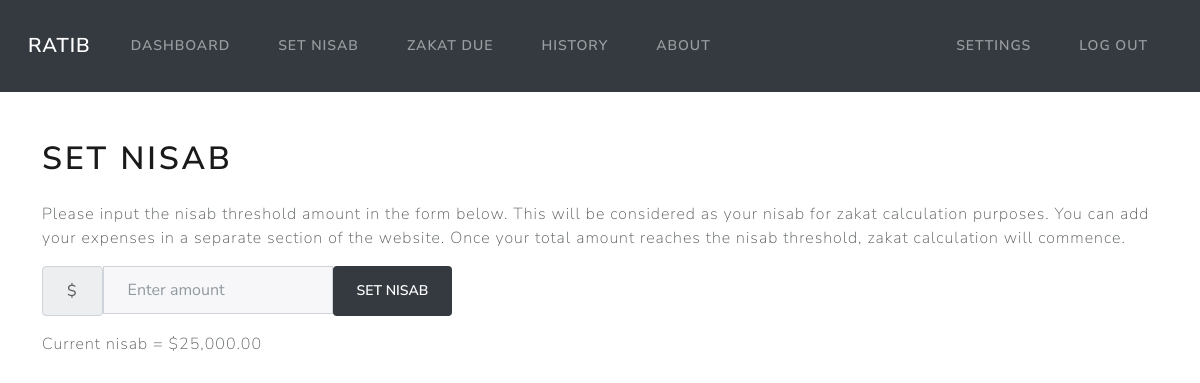
The page /nisab (signed in) on the database as committed earlier.
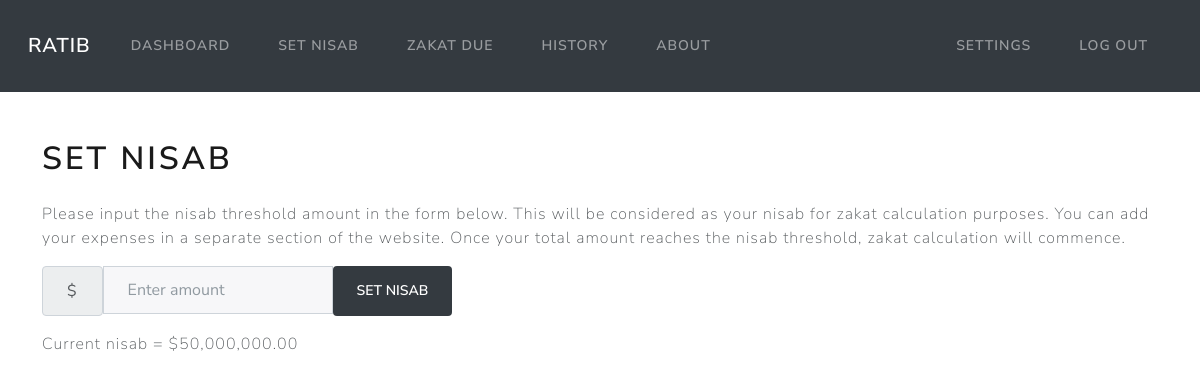
The same page on the database as committed later.
### models.py (models this page shows)
class Nisab(Base):
    __tablename__ = 'nisab'
    id = Column(Integer, primary_key=True)
    amount = Column(Numeric(10,2))
    user_id = Column(Integer, ForeignKey('users.id'))
    nisab_reached = Column(Boolean, default=False)
    user = relationship("User", back_populates="nisab")

### app.py (the view, shortened to what this page needs)
@app.route('/nisab', methods = ["GET", "POST"])
@login_required
def nisab():
    userid = flasksession.get("user_id")
    nisab = session.query(Nisab).filter_by(user_id=userid).first()
    if request.method == "GET":
        if nisab == None:
            return render_template('nisab.html', nisab=0)
        return render_template('nisab.html', nisab=nisab.amount)

### app.py (called while the page is built)
@app.teardown_appcontext
def shutdown_session(exception=None):
    session.remove()

### utils.py (called while the page is built)
def login_required(f):
    @wraps(f)
    def decorated_function(*args, **kwargs):
        if session.get("user_id") is None:
            return redirect("/login")
        return f(*args, **kwargs)
    return decorated_function

def usd(value):
    return f"${value:,.2f}"

### templates/nisab.html (shortened to what this page needs)
{% extends 'layout.html' %}
{% block content %}
<h1 class="mb-4"> Set Nisab </h1>
<p>
    Please input the nisab threshold amount in the form below. This will be considered as your nisab for
    zakat calculation purposes. You can add your expenses in a separate section of the website. Once your
    total amount reaches the nisab threshold, zakat calculation will commence.
</p>
<form class="" action="/nisab" method="post">
    <div class="row">
        <div class="form-group col-auto">
            <div class="input-group">
                <span class="input-group-text">$</span>
                <input autocomplete="off" class="form-control mx-auto" type="number" name="nisab" id="money" placeholder="Enter amount">
                <button class="btn btn-dark" type="submit" name="action" value="income">Set Nisab</button>
            </div>
        </div>
    </div>
</form>
<p>
    Current nisab = {{ nisab | usd}}
</p>
{% endblock %}

Rows that differ between the two databases and show on the page:
changed Nisab: amount "$25,000.00" → "$50,000,000.00"
